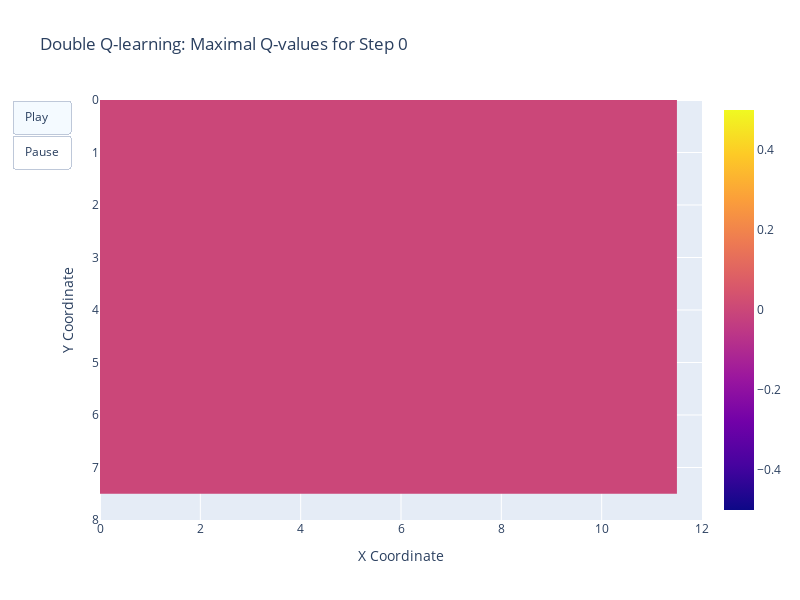
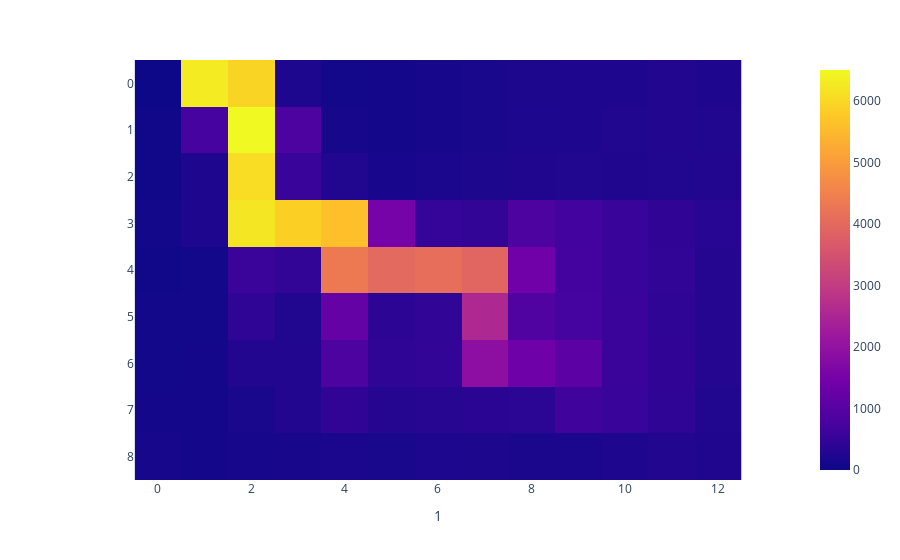

Notebook cell for these charts, in order:
### Code cell
env_states, action_keys, obs, rewards, done, q1, q2 = double_rollout(key, TIME_STEPS, N_ACTIONS, GRID_SIZE, env, agent, policy)
animated_heatmap(
                 jnp.mean(jnp.array([q1,q2]), axis=0), 
                 dims=jnp.asarray(GRID_SIZE), 
                 agent_name="Double Q-learning", 
                 sample_freq=1000, 
                 log_scale=False
                )
plot_path(obs)

### Figure 1 — Plotly figure (JSON) as saved in the notebook; plotly's stock layout.template omitted (floating-point values rounded to 4 significant figures)
{"data": [{"type": "heatmap", "z": [[0, 0, 0, 0, 0, 0, 0, 0, 0, 0, 0, 0], [0, 0, 0, 0, 0, 0, 0, 0, 0, 0, 0, 0], [0, 0, 0, 0, 0, 0, 0, 0, 0, 0, 0, 0], [0, 0, 0, 0, 0, 0, 0, 0, 0, 0, 0, 0], [0, 0, 0, 0, 0, 0, 0, 0, 0, 0, 0, 0], [0, 0, 0, 0, 0, 0, 0, 0, 0, 0, 0, 0], [0, 0, 0, 0, 0, 0, 0, 0, 0, 0, 0, 0], [0, 0, 0, 0, 0, 0, 0, 0, 0, 0, 0, 0]]}], "layout": {"height": 600, "title": {"text": "Double Q-learning: Maximal Q-values for Step 0"}, "updatemenus": [{"buttons": [{"args": [null, {"frame": {"duration": 50, "redraw": true}, "fromcurrent": true}], "label": "Play", "method": "animate"}, {"args": [[null], {"frame": {"duration": 0, "redraw": false}}], "label": "Pause", "method": "relayout"}], "type": "buttons"}], "width": 800, "xaxis": {"range": [0, 12], "title": {"text": "X Coordinate"}}, "yaxis": {"autorange": false, "range": [8, 0], "title": {"text": "Y Coordinate"}}}}

### Figure 2 — Plotly figure (JSON) as saved in the notebook; plotly's stock layout.template omitted (floating-point values rounded to 4 significant figures)
{"data": [{"coloraxis": "coloraxis", "hovertemplate": "1: %{x}<br>y: %{y}<br>color: %{z}<extra></extra>", "name": "0", "type": "heatmap", "x": [0, 1, 2, 3, 4, 5, 6, 7, 8, 9, 10, 11, 12], "xaxis": "x", "y": [0, 1, 2, 3, 4, 5, 6, 7, 8], "yaxis": "y", "z": [[0, 6289, 5936, 199, 60, 90, 117, 152, 194, 212, 230, 271, 215], [46, 740, 6503, 840, 116, 95, 129, 155, 198, 228, 252, 269, 253], [41, 221, 6067, 545, 251, 143, 166, 193, 246, 248, 247, 257, 267], [61, 220, 6211, 5854, 5610, 1516, 511, 464, 840, 685, 554, 439, 322], [54, 77, 572, 470, 4328, 4008, 4106, 3927, 1415, 697, 546, 454, 305], [71, 78, 424, 257, 1238, 398, 458, 2550, 898, 708, 571, 437, 302], [71, 85, 282, 266, 825, 435, 485, 1892, 1377, 1087, 571, 440, 288], [91, 98, 146, 276, 447, 309, 324, 371, 374, 643, 560, 420, 257], [122, 91, 109, 134, 181, 154, 205, 190, 165, 181, 215, 273, 243]]}], "layout": {"coloraxis": {"colorscale": [[0, "#0d0887"], [0.1111, "#46039f"], [0.2222, "#7201a8"], [0.3333, "#9c179e"], [0.4444, "#bd3786"], [0.5556, "#d8576b"], [0.6667, "#ed7953"], [0.7778, "#fb9f3a"], [0.8889, "#fdca26"], [1, "#f0f921"]]}, "margin": {"t": 60}, "xaxis": {"anchor": "y", "constrain": "domain", "domain": [0, 1], "scaleanchor": "y", "title": {"text": "1"}}, "yaxis": {"anchor": "x", "autorange": "reversed", "constrain": "domain", "domain": [0, 1]}}}
